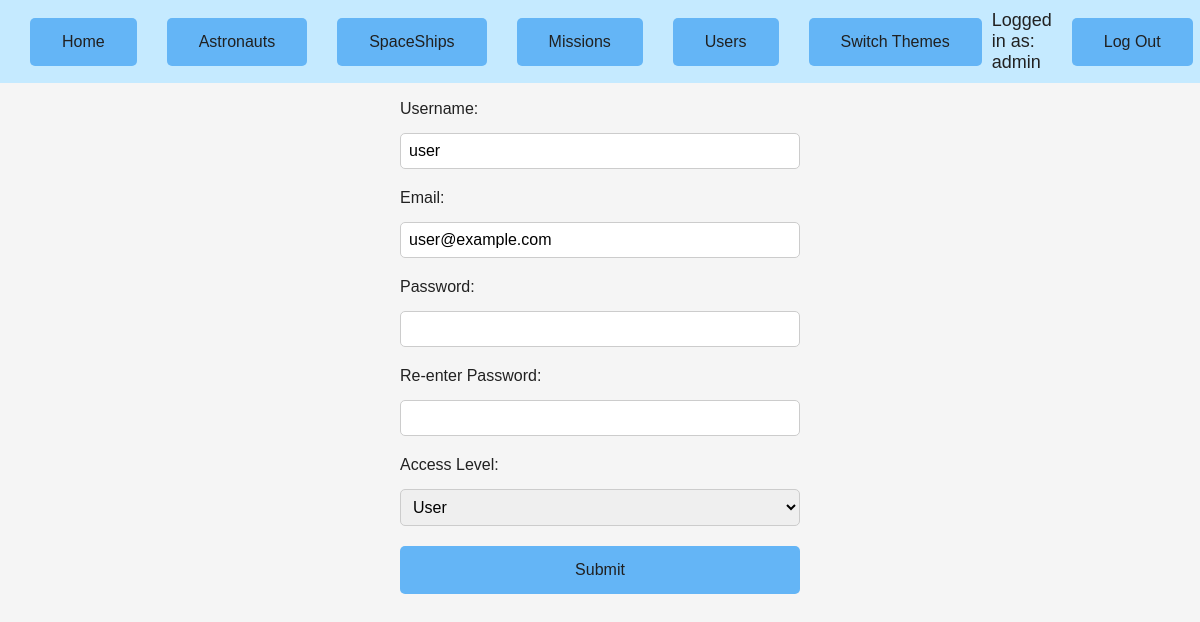
The app's page /php/users_update.php?id=1 (signed in) with its own data.
### tables this page shows
CREATE TABLE IF NOT EXISTS `users` (
  `id` INT(10) UNSIGNED NOT NULL AUTO_INCREMENT,
  `username` VARCHAR(45) NOT NULL,
  `email` VARCHAR(45) NOT NULL,
  `password` VARCHAR(255) NOT NULL,
  `access_level` ENUM('user', 'admin', 'moderator') NULL DEFAULT 'user',
  PRIMARY KEY (`id`),
  UNIQUE INDEX `username_UNIQUE` (`username`),
  UNIQUE INDEX `email_UNIQUE` (`email`));

### php/users_update.php (the view, shortened to what this page needs)
<?php
require_once "db.php";
$query = $db->prepare("SHOW COLUMNS FROM users LIKE 'access_level'");
$query->execute();
$result = $query->fetch(PDO::FETCH_ASSOC);
$access_levelOptions = [];
if ($result && strpos($result['Type'], 'enum') === 0) {
    preg_match("/^enum\((.*)\)$/", $result['Type'], $matches);
    $access_levelOptions = isset($matches[1]) ? str_getcsv($matches[1], ',', "'") : [];
}
$username = validateInput($_POST['username'] ?? "", 'string', 45);
$email = validateInput($_POST['email'] ?? "", 'email');
$access_level = strtolower(validateInput($_POST['access_level'] ?? "", 'string'));
$userId = isset($_GET['id']) ? filter_var($_GET['id'], FILTER_VALIDATE_INT) : null;
if ($userId) {
    $query = $db->prepare("SELECT * FROM users WHERE id = :id");
    $query->bindParam(":id", $userId, PDO::PARAM_INT);
    $query->execute();
    if ($result = $query->fetchObject()) {
        $username = $result->username;
        $email = $result->email;
        $access_level = $result->access_level;
    }
}
?>
<!DOCTYPE html>
<html lang="hu">
    <head>
        <link rel="stylesheet" href="../css/<?= $_SESSION["theme"] ?>_theme.css">
    </head>
    <body>
        <?php include "navbar.php"; ?>
        <form method="post" class="form-update">
            <div class="form-element-div">
                <label>Username:</label>
                <input type="text" name="username" value="<?= htmlspecialchars($username) ?>" required>
            </div>
            <div class="form-element-div">
                <label>Email:</label>
                <input type="text" name="email" value="<?= htmlspecialchars($email) ?>" required>
            </div>
            <div class="form-element-div">
                <label>Password:</label>
                <input type="password" name="password" required>
            </div>
            <div class="form-element-div">
                <label>Re-enter Password:</label>
                <input type="password" name="password_re" required>
            </div>
            <div class="form-element-div">
                <label>Access Level:</label>
                <select name="access_level">
                    <?php foreach ($access_levelOptions as $option): ?>
                        <option value="<?= $option ?>" <?= $option == $access_level ? 'selected' : '' ?>>
                            <?= ucfirst($option) ?>
                        </option>
                    <?php endforeach; ?>
                </select>
            </div>
            <button class="button" type="submit">Submit</button>
        </form>
    </body>
</html>

### css/light_theme.css (style rules this page uses)
body { font-family: Arial, Helvetica, sans-serif; background-color: #f5f5f5; color: #212121; margin: 0%; }
.button { border: none; color: #202020; padding: 15px 32px; text-align: center; text-decoration: none; display: inline-block; font-size: 16px; background-color: #64b5f6; cursor: pointer; border-radius: 5px; }
.form-update { display: flex; flex-direction: column; width: 400px; position: absolute; left: 50%; transform: translate(-50%, 0); align-items: stretch; gap: 20px; }
.form-update .form-element-div { display: flex; flex-direction: column; align-items: stretch; gap: 10px; }
.form-update .form-element-div label { font-size: 1rem; margin-bottom: 5px; }
.form-update .form-element-div textarea, .form-update .form-element-div input[type=text], .form-update .form-element-div input[type=date], .form-update .form-element-div input[type=password], .form-update .form-element-div select { padding: 8px; font-size: 1rem; border: 1px solid #ccc; border-radius: 5px; width: 100%; box-sizing: border-box; }

### records on screen
users: username "user", email "user@example.com", access_level "User"

### other values on screen
$title "Home"
$title "Astronauts"
$title "SpaceShips"
$title "Missions"
$title "Users"
$title "Switch Themes"
$_SESSION['user']['username'] "admin"
